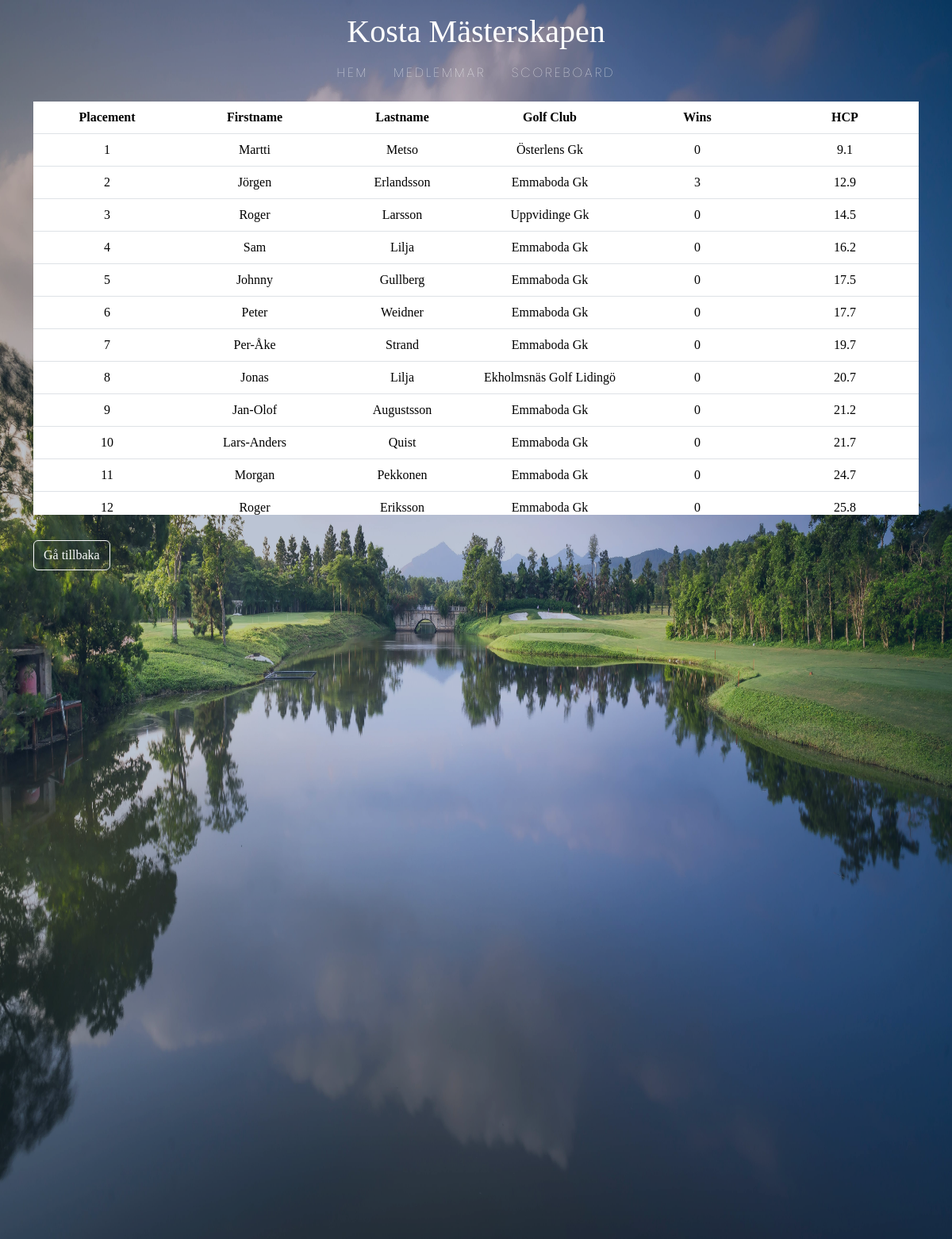
The page /members/ on the database its author committed.
### members/models.py (models this page shows, shortened)
class Member(models.Model):
  firstname = models.CharField(max_length=100)
  lastname = models.CharField(max_length=100)
  golf_club = models.CharField(default="", max_length=10)
  golf_id = models.CharField(max_length=10, null=True)
  hcp = models.FloatField(null=True)
  wins = models.PositiveSmallIntegerField(default=0)
  score = models.PositiveSmallIntegerField(default=0)
  phone = models.IntegerField(null=True)
  joined_date = models.DateField(null=True)
  slug = models.SlugField(default="", null=False)

### members/views.py (the view)
# urls.py: path('', include('members.urls')),
def members(request):
  mymembers = Member.objects.all().order_by('hcp').values()
  template = loader.get_template('all_members.html')
  context = {
      'mymembers': mymembers,
  }
  return HttpResponse(template.render(context, request))

### members/templates/all_members.html (shortened to what this page needs)
{% extends "master.html" %}
{% block content %}
  <div class="mycard">
    <div class="table-container">
      <table class="table table-based text-white">
        <thead>
          <tr>
            <th>Placement</th>
            <th>Firstname</th>
            <th>Lastname</th>
            <th>Golf Club</th>
            <th>Wins</th>
            <th>HCP</th>
          </tr>
        </thead>
        <tbody>
          {% for x in mymembers %}
            <tr>
              <td>{{ forloop.counter }}</td>
              <td class="text-capitalize"><span onclick="window.location = 'details/{{ x.slug }}'">{{ x.firstname }}</span></td>
              <td class="text-capitalize"><span onclick="window.location = 'details/{{ x.slug }}'">{{ x.lastname }}</span></td>
              <td class="text-capitalize">{{ x.golf_club }}</td>
              <td>{{ x.wins }}</td>
              <td >{{ x.hcp }}</td>
            </tr>
          {% endfor %}
        </tbody>
      </table>
    </div>
    <button onclick="window.location.href='/'" class="btn btn-outline-light my-3">
      Gå tillbaka
    </button>
  </div>
{% endblock %}

### members/templates/master.html (shortened to what this page needs)
{% load static %}
<!DOCTYPE html>
<html>
<head>
  <link rel="stylesheet" href="{% static 'style.css' %}">
  {% load bootstrap5 %}
  {% bootstrap_css %}
</head>
<body id="master-page">
  <img id="background-img" src="{% static 'golfcourse.jpg' %}">
<div class="container overflow-hidden">
  <h1 class="d-flex justify-content-center text-capitalize text-white pt-3">Kosta Mästerskapen</h1></li>
  <ul class="d-flex nav mb-3 justify-content-center">
    <li class="nav-item">
      <a class="nav-link link-light" href="/">HEM</a>
    </li>
    <li class="nav-item">
      <a class="nav-link link-light" href="/members">MEDLEMMAR</a>
    </li>
    <li class="nav-item">
      <a class="nav-link link-light" href="/scoreboard">SCOREBOARD</a>
    </li>
  </ul>
  {% block content %}
  {% endblock %}
</div>
</body>
</html>

### mystaticfiles/style.css (style rules this page uses)
html, body { margin: 0; padding: 0; height: 100%; font-family: georgia !important; font-weight: 100 !important; }
#master-page { position: relative; width: 100%; height: 100vh; }
#master-page::before { content: ''; position: absolute; top: 0; left: 0; width: 100%; height: 100%; background: rgb(31, 61, 112, 0.3); pointer-events: none; z-index: -1; }
#master-page img { pointer-events: none; position: absolute; width: 100%; height: 100%; z-index: -2; }
.container { height: 100vh; }
.table-container span { cursor: pointer; }
.table-container { background: rgb(27, 45, 75, 0.3); display: block; }
table { width: 100%; border-collapse: collapse; }
th, td { border: 1px solid black; padding: 8px; text-align: center; }
thead { display: table; width: 100%; table-layout: fixed; text-align: center; font-family: georgia !important; }
tbody { display: block; width: 100%; height: 30rem; overflow-y: scroll; table-layout: fixed; }
tr { display: table; width: 100%; table-layout: fixed; }
a { font-family: poppins !important; letter-spacing: 3px !important; }
button { font-family: georgia !important; }

### rows shown on the page
Member: firstname "Martti", lastname "Metso", golf_club "Österlens Gk", wins "0", hcp "9.1"
Member: firstname "Jörgen", lastname "Erlandsson", golf_club "Emmaboda Gk", wins "3", hcp "12.9"
Member: firstname "Roger", lastname "Larsson", golf_club "Uppvidinge Gk", wins "0", hcp "14.5"
Member: firstname "Sam", lastname "Lilja", golf_club "Emmaboda Gk", wins "0", hcp "16.2"
Member: firstname "Johnny", lastname "Gullberg", golf_club "Emmaboda Gk", wins "0", hcp "17.5"
Member: firstname "Peter", lastname "Weidner", golf_club "Emmaboda Gk", wins "0", hcp "17.7"
Member: firstname "Per-Åke", lastname "Strand", golf_club "Emmaboda Gk", wins "0", hcp "19.7"
Member: firstname "Jonas", lastname "Lilja", golf_club "Ekholmsnäs Golf Lidingö", wins "0", hcp "20.7"
Member: firstname "Jan-Olof", lastname "Augustsson", golf_club "Emmaboda Gk", wins "0", hcp "21.2"
Member: firstname "Lars-Anders", lastname "Quist", golf_club "Emmaboda Gk", wins "0", hcp "21.7"
Member: firstname "Morgan", lastname "Pekkonen", golf_club "Emmaboda Gk", wins "0", hcp "24.7"
Member: firstname "Roger", lastname "Eriksson", golf_club "Emmaboda Gk", wins "0", hcp "25.8"
